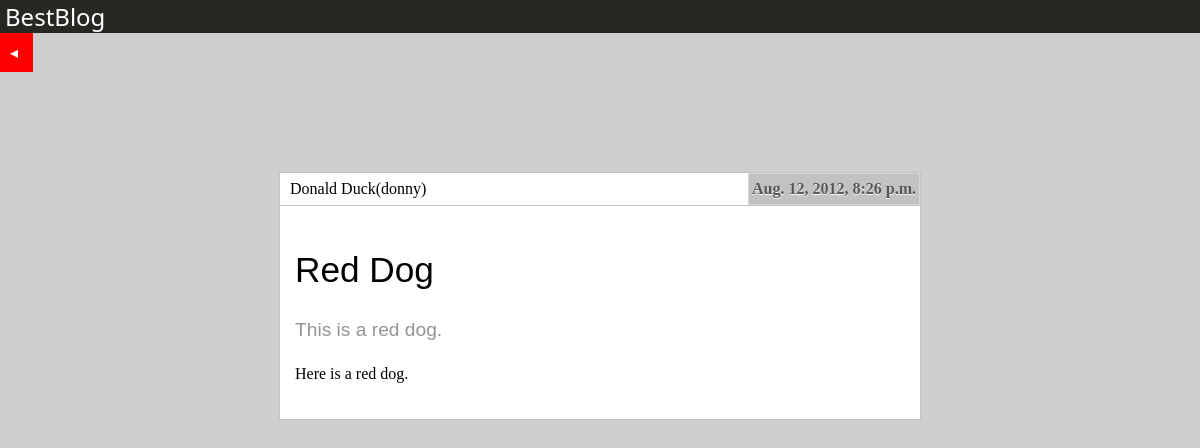
The page /post/35/ on the database its author committed.
### bestblog/models.py (models this page shows, shortened)
class Post(models.Model):
    heading = models.CharField(max_length=200)
    description = models.CharField(max_length=200)
    text = models.TextField()
    date = models.DateTimeField(default=datetime.datetime.now)
    publisher = models.ForeignKey('bestblog.User')

class User(models.Model):
    first_name = models.CharField(max_length=100)
    last_name = models.CharField(max_length=100)
    nick_name = models.CharField(max_length=100)
    email = models.CharField(max_length=100)
    joining_date = models.DateTimeField('joining date')
    def __unicode__(self):
        return self.first_name + ' ' + self.last_name + '(' + self.nick_name + ')'

### bestblog/views.py (the view)
# urls.py: url(r'^post/(?P<post_id>\d+)/$', 'show_post'),
def show_post(request, post_id):
    post = get_object_or_404(Post, pk=post_id)
    return render_to_response('post.html', {'post': post})

### bestblog/templates/post.html
{% extends "base.html" %}
{% block content %}
<a id="backButton" href="/posts?page=1">&#x25C2</a>
<div id="mainContent">
  {% if post %}
    <table>
      <tr>
	<td id="publisher">{{ post.publisher }}</td>
	<td id="date">{{ post.date }}</td>
      </tr>
    </table>
    <div id="textBlock" class="">
      <h1>{{ post.heading }}</h1>
      <p id="description">{{ post.description }}</p>
      <p id="text">{{ post.text|safe }}</p>
    </div>
  {% else %}
    <p class="errorMessage">No post available.</p>
  {% endif %}
  </div>
<link rel="stylesheet" href="/static/css/post.css" type="text/css" media="screen" />
{% endblock content %}

### bestblog/static/css/post.css (style rules this page uses)
body { background-color: #CFCFCF; }
#mainContent { width: 640px; margin: auto; border: 1px solid #C2C2C2; margin-top: 100px; margin-bottom: 10px; padding-top: none; background-color: #FFFFFF; }
#description { color: #939393; font: 13px/1.4 Helvetica,arial,freesans,clean,sans-serif; font-size: 120%; }
#date { margin: 0; background-color: #C2C2C2; color: #787878; padding-left: 5px; padding-right: 5px; float: right; background: -moz-linear-gradient(#FAFAFA, #EAEAEA) repeat scroll 0 0 transparent; border: 1px solid #D8D8D8; color: #555555; font-weight: bold; padding: 6px 3px; text-align: left; text-shadow: 0 1px 0 #FFFFFF; }
#textBlock { padding: 15px; }
#text { font-size: 1em; line-height: 1.25em; margin: 1.25em 0; text-align: justify; }
h1 { font: 13px/1.4 Helvetica,arial,freesans,clean,sans-serif; font-size: 220%; }
table { padding: 0; margin: 0; border: 0; border-collapse: collapse; width: 100%; }
tr { padding: 0; margin: 0; border: 0; border-bottom: 1px solid #C2C2C2; }
td { padding-left: 10px; padding-right: 10px; }
#backButton { background-color: #000000; background-color: red; color: #FFFFFF; padding: 10px; padding-right: 15px; display: inline-table; }

### bestblog/static/css/base.css (style rules this page uses)
body { margin: 0; padding: 0; }
a { color: #3399AA; text-decoration: none; }

### rows shown on the page
Post: publisher "Donald Duck(donny)", date "Aug. 12, 2012, 8:26 p.m.", heading "Red Dog", description "This is a red dog.", text "Here is a red dog."
